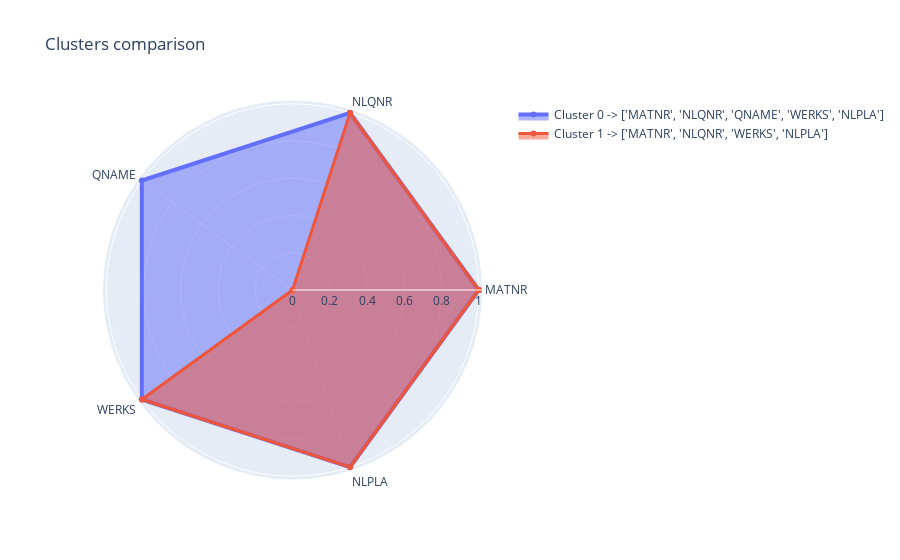

Write notebook code for a chart like this one.
### Code cell
import plotly.graph_objects as go
from plotly.graph_objects import Line

categories = [*object_types, object_types[0]]
for new_plot in separate_plots:
  data = []
  cluster_count = 4
  for k, v in new_plot.items():
      print(f'Cluster {k} -> {v}\n{object_types}')
      used_objects = []
      for i in range(len(v)):
         if v[i] == 1:
          used_objects.append(object_types[i])
      values = [*v, v[0]]
      data.append(
         go.Scatterpolar(
          r=values,
          theta=categories,
          fill='toself',
          name=f'Cluster {k} -> {used_objects}',
          line=Line(width=cluster_count)
      ))
      cluster_count -= 1
  fig = go.Figure(
     data,
     layout=go.Layout(
        title=go.layout.Title(text='Clusters comparison'),
        polar={'radialaxis': {'visible': True}},
        showlegend=True
    )
  )
  fig.show()

### Figure 1 — Plotly figure (JSON) as saved in the notebook; plotly's stock layout.template omitted (floating-point values rounded to 4 significant figures)
{"data": [{"fill": "toself", "line": {"width": 4}, "name": "Cluster 0 -> ['MATNR', 'NLQNR', 'QNAME', 'WERKS', 'NLPLA']", "r": [1, 1, 1, 1, 1, 1], "theta": ["MATNR", "NLQNR", "QNAME", "WERKS", "NLPLA", "MATNR"], "type": "scatterpolar"}, {"fill": "toself", "line": {"width": 3}, "name": "Cluster 1 -> ['MATNR', 'NLQNR', 'WERKS', 'NLPLA']", "r": [1, 1, 0, 1, 1, 1], "theta": ["MATNR", "NLQNR", "QNAME", "WERKS", "NLPLA", "MATNR"], "type": "scatterpolar"}], "layout": {"polar": {"radialaxis": {"visible": true}}, "showlegend": true, "title": {"text": "Clusters comparison"}}}
